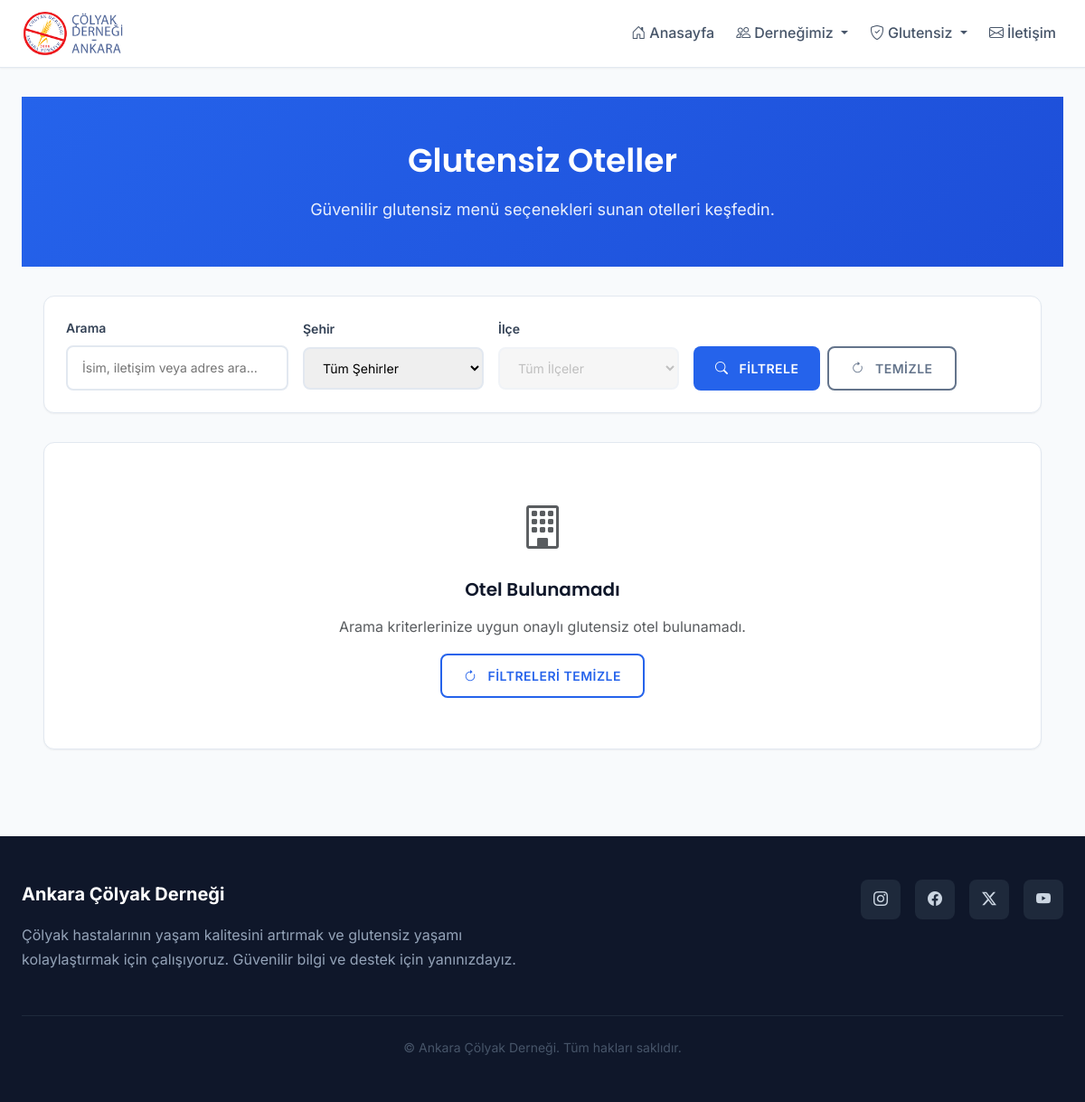
The page /glutensiz/oteller/ on the database as committed earlier.
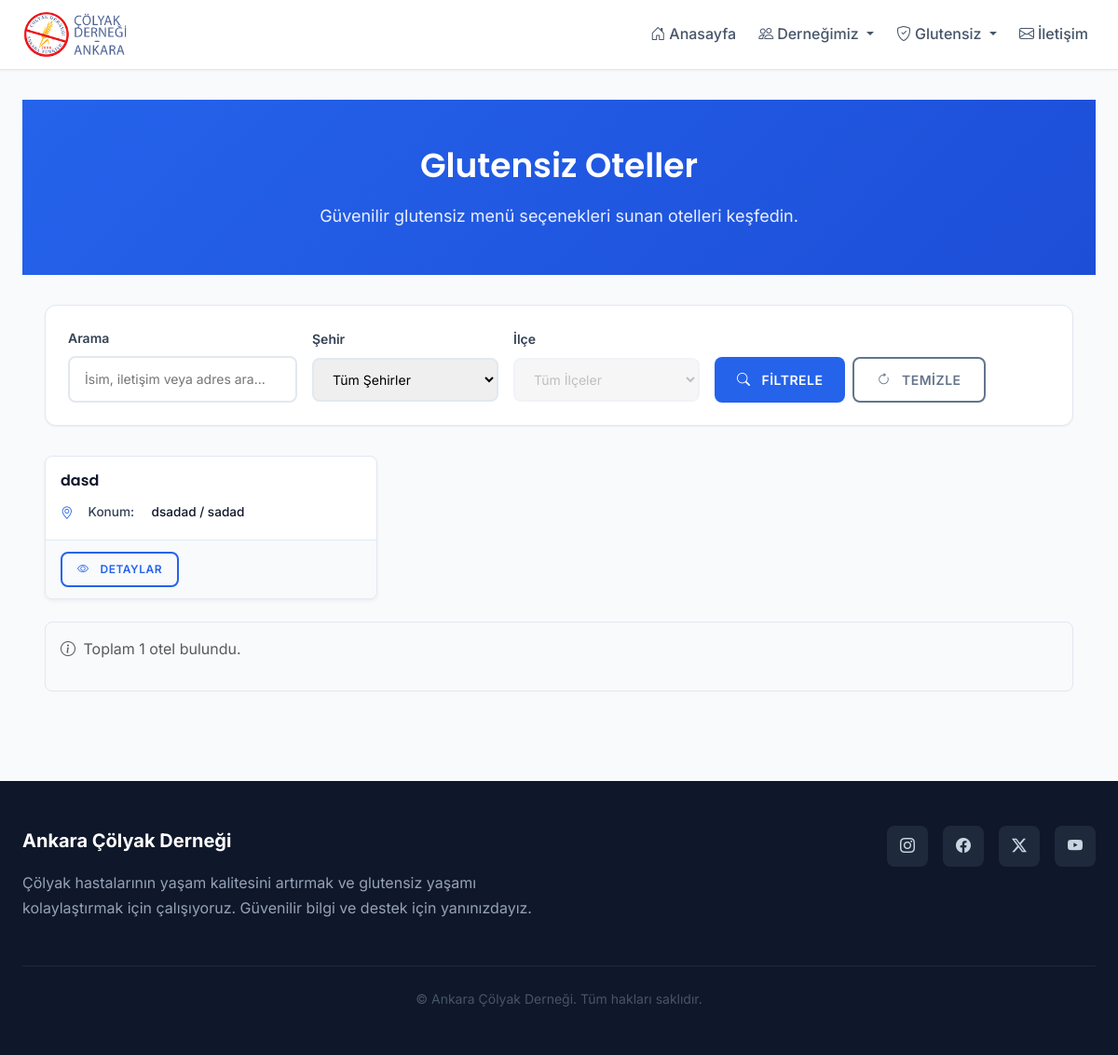
The same page on the database as committed later.
### users/models.py (models this page shows, shortened)
class GlutenFreeHotel(models.Model):
    name = models.CharField(max_length=100, verbose_name="Otel Adı")
    city = models.CharField(max_length=30, choices=TURKISH_CITIES, default='Ankara', verbose_name="Şehir")
    district = models.CharField(max_length=50, blank=True, null=True, verbose_name="İlçe")
    is_approved = models.BooleanField(default=False, verbose_name="Onaylı mı?")
    approved_at = models.DateTimeField(auto_now=True, verbose_name="Onay Tarihi")
    description = models.TextField(blank=True, null=True, verbose_name="Açıklama")
    contact = models.CharField(max_length=200, blank=True, null=True, verbose_name="İletişim")
    address = models.CharField(max_length=300, blank=True, null=True, verbose_name="Adres")
    website = models.URLField(blank=True, null=True, verbose_name="Web Sitesi")
    added_by = models.ForeignKey('User', null=True, blank=True, on_delete=models.SET_NULL, related_name='added_%(class)s_items', verbose_name='Ekleyen')
    class Meta:
        verbose_name = "Glutensiz Otel"
        verbose_name_plural = "Glutensiz Oteller"

### pages/views.py (the view, shortened to what this page needs)
# urls.py: path('glutensiz/oteller/', views.glutensiz_oteller, name='glutensiz_oteller'),
def glutensiz_oteller(request):
    hotels = GlutenFreeHotel.objects.filter(is_approved=True)
    q = request.GET.get('q')
    city = request.GET.get('city')
    district = request.GET.get('district')
    if city:
        hotels = hotels.filter(city=city)
    if district:
        hotels = hotels.filter(district=district)
    return render(request, 'pages/gf_hotels.html', {'hotels': hotels, 'cities': TURKISH_CITIES, 'districts': DISTRICTS})

### templates/pages/gf_hotels.html (shortened to what this page needs)
{% extends 'base.html' %}
{% load static %}
{% block content %}
<div class="page-header">
  <div class="container">
    <h1>Glutensiz Oteller</h1>
    <p>Güvenilir glutensiz menü seçenekleri sunan otelleri keşfedin.</p>
  </div>
</div>
<div class="container">
  <div class="filter-section">
    <form method="get" class="filter-form">
      <div class="filter-group">
        <label class="filter-label">Arama</label>
        <input type="text" name="q" value="{{ request.GET.q|default:'' }}" class="filter-input" placeholder="İsim, iletişim veya adres ara...">
      </div>
      <div class="filter-group">
        <label class="filter-label">Şehir</label>
        <select name="city" class="filter-input" id="hotel-filter-city">
          <option value="">Tüm Şehirler</option>
        </select>
      </div>
      <div class="filter-group">
        <label class="filter-label">İlçe</label>
        <select name="district" class="filter-input" id="hotel-filter-district">
          <option value="">Tüm İlçeler</option>
        </select>
      </div>
      <div class="filter-group">
        <label class="filter-label">&nbsp;</label>
        <div class="d-flex gap-2">
          <button class="btn btn-primary" type="submit">
            <i class="bi bi-search me-1"></i>Filtrele
          </button>
          <button class="btn btn-outline-secondary" type="button" onclick="window.location.href=window.location.pathname">
            <i class="bi bi-arrow-clockwise me-1"></i>Temizle
          </button>
        </div>
      </div>
    </form>
  </div>
  {% if hotels %}
    <div class="venue-grid">
      {% for hotel in hotels %}
      <div class="venue-card">
        <div class="venue-card-body">
          <h5 class="venue-name">{{ hotel.name }}</h5>
          <div class="venue-details">
            <div class="detail-item">
              <i class="bi bi-geo-alt me-2"></i>
              <span class="detail-label">Konum:</span>
              <span class="detail-value">{{ hotel.city }}{% if hotel.district %} / {{ hotel.district }}{% endif %}</span>
            </div>
          </div>
        </div>
        <div class="venue-card-footer">
          <div class="d-flex gap-2">
            <button class="btn btn-outline-primary btn-sm btn-show-hotel-details"
              data-name="{{ hotel.name|escapejs }}"
              data-city="{{ hotel.city|escapejs }}"
              data-district="{{ hotel.district|default:''|escapejs }}"
              data-contact="{{ hotel.contact_info|default:''|escapejs }}"
              data-website="{{ hotel.website|default:''|escapejs }}"
              data-address="{{ hotel.address|default:''|escapejs }}"
              data-description="{{ hotel.description|default:''|escapejs }}"
              type="button"
              data-bs-toggle="modal" data-bs-target="#hotelDetailModal">
              <i class="bi bi-eye me-1"></i>Detaylar
            </button>
          </div>
        </div>
      </div>
      {% endfor %}
    </div>
    <div class="results-info mt-4">
      <p class="text-muted">
        <i class="bi bi-info-circle me-1"></i>
        Toplam {{ hotels|length }} otel bulundu.
      </p>
    </div>
  {% else %}
    <div class="card">
      <div class="card-body text-center">
        <div class="empty-state">
          <i class="bi bi-building text-muted" style="font-size: 3rem;"></i>
          <h4 class="mt-3">Otel Bulunamadı</h4>
          <p class="text-muted">Arama kriterlerinize uygun onaylı glutensiz otel bulunamadı.</p>
          <button class="btn btn-outline-primary" onclick="window.location.href=window.location.pathname">
            <i class="bi bi-arrow-clockwise me-1"></i>Filtreleri Temizle
          </button>
        </div>
      </div>
    </div>
  {% endif %}
</div>
{% endblock %}

Rows that differ between the two databases and show on the page:
added GlutenFreeHotel: name "dasd", city "dsadad", district "sadad"
Other text that changed with them:
{{ hotels|length }}: (not shown) → "1"
text no longer shown: "Otel Bulunamadı Arama kriterlerinize uygun onaylı glutensiz otel bulunamadı. FILTRELERI TEMIZLE"
text now shown: "Toplam otel bulundu."
